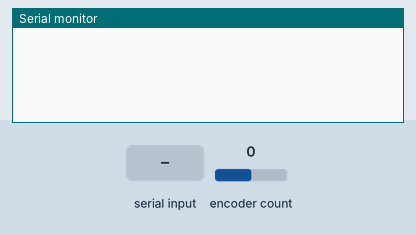
Simulated run of this sketch. Board: ESP32. Parts: the last lines printed to the serial monitor. The test bench sets the inputs (shaded band); at power-on: encoder count 0.

Above: at 1.2 s.
1.3 s: encoder count set to 1
At 1.6 s:
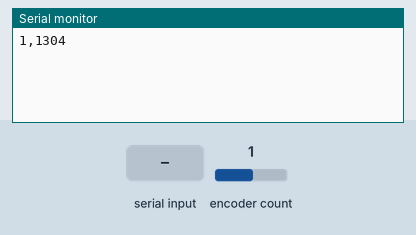
2.8 s: "1\n" received over the second serial link
At 3.4 s:
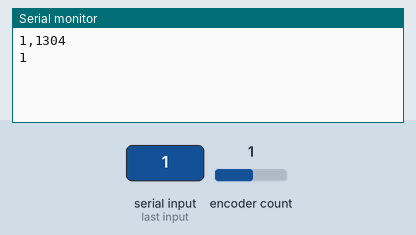
4.3 s: "0\n" received over the second serial link
At 5.2 s:
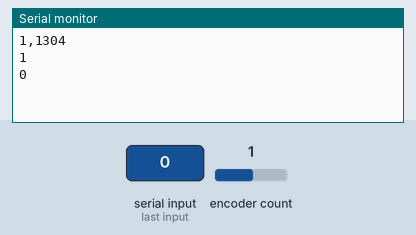
5.8 s: encoder count set to 2
At 6.9 s:
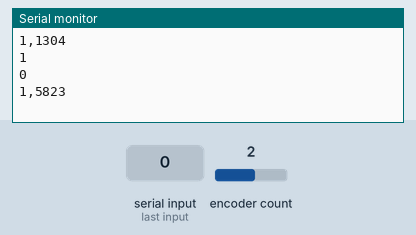

Measured:
- after the input at 1.3 s, the serial monitor: prints a new line at once (image 1)
- after the input at 2.8 s, the serial monitor: prints a new line at once (image 2)
- after the input at 4.3 s, the serial monitor: prints a new line at once (image 3)
- after the input at 5.8 s, the serial monitor: prints a new line at once (image 4)

The sketch:

RotaryEncoder_Esp32_VR_070124a.ino
```cpp
/*
 * This is from a basic example from the
 * AiEsp32RotaryEncoder library
 * "TheShortestExample"
 * Clay modified for treadmill use by
 * making output in JSON like previous
 * HCTL rotary encoder.
 * Also made hack for rollover.
 *
 * 081222
 * Changing for VR to output simple (non JSON)
 *
 */


#include "AiEsp32RotaryEncoder.h"
//#include <ArduinoJson.h>
/////////////////////
#define RXD2 16 // for Serial2 on ESP32
#define TXD2 17
/////////////////////
#define ROTARY_ENCODER_A_PIN 27
#define ROTARY_ENCODER_B_PIN 26
#define ROTARY_ENCODER_BUTTON_PIN 25
#define ROTARY_ENCODER_STEPS 4
AiEsp32RotaryEncoder rotaryEncoder = AiEsp32RotaryEncoder(ROTARY_ENCODER_A_PIN, ROTARY_ENCODER_B_PIN, ROTARY_ENCODER_BUTTON_PIN, -1, ROTARY_ENCODER_STEPS);

/////////////////////////////
//StaticJsonBuffer<200> jsonBuffer;
//JsonObject& message = jsonBuffer.createObject();
//JsonObject& value = message.createNestedObject("position");;
//////////////////////////////

int printInt = 30; // print rotary output every Xms

int dy = 0;
int prevDy = 0;
int val = 0;
int prevVal = 0;
long currT = 0;

String inputString = "";         // a string to hold incoming data
boolean stringComplete = false;  // whether the string is complete

///////////////////////////
void rotary_onButtonClick()
{
    Serial.println("button pressed");
}

///////////////////////////
void setup()
{
    Serial.begin(115200);
    Serial2.begin(115200, SERIAL_8N1, RXD2, TXD2); // Serial2 on ESP32

    rotaryEncoder.begin();
    rotaryEncoder.setup(
        [] { rotaryEncoder.readEncoder_ISR(); },
        [] { rotary_onButtonClick(); });
    rotaryEncoder.setBoundaries(0, 1000, true); //minValue, maxValue, circleValues true|false (when max go to min and vice versa)
    rotaryEncoder.setAcceleration(0);

//    value["dy"] = 0;
//    message["millis"] = 0;
}
///////////////////////////
void loop()
{
    if (rotaryEncoder.encoderChanged())
    {
        val = rotaryEncoder.readEncoder();
        //Serial.println(val);
//        prevVal = val;

        currT = millis();

        dy = val-prevVal;

        if (dy>=900 || dy<=-900) { // build in catch for rollover (ins prev good val)
          dy = prevDy;
        }

//        // print JSON to main Serial/USB
//        value["dy"]=dy;
//        message["millis"]=currT;
//        message.printTo(Serial);
//        Serial.println();

        Serial.print(dy); Serial.print(","); Serial.println(currT); // or simple to USB

        // print simple to esp32 Serial2
        Serial2.print(dy); Serial2.print(","); Serial2.println(currT);

        prevVal = val;
        prevDy = dy;
    }
//    else {
//      Serial.println(prevVal);
//    }
    delay(printInt);

    serialEvent1();
}
/////////////////////////////
// Read data from RasPi VR (Serial2) to reset behav arduino pos
void serialEvent1() {
  while (Serial2.available()) {
    //Serial.println("Reading...");
    // get the new byte:
    char inChar = (char)Serial2.read(); // read RasPi serial
    //Serial.println(inChar);
    // add it to the inputString:
    inputString += inChar;
    // if the incoming character is a newline, set a flag
    // so the main loop can do something about it:
    if (inChar == '\n') {
      stringComplete = true;
      Serial.print(inputString); // output to behav arduino/esp32

//      // reset arduino pos if '0' from VR RasPi
//      if (inputString.equals("0")) {
//        Serial.println("VR reset");
//        prevPos = 0;
//        prevRew = 0;  // reset reward
//      }

      // clear the string:
      inputString = "";
      stringComplete = false;

    }
  }
}
```
